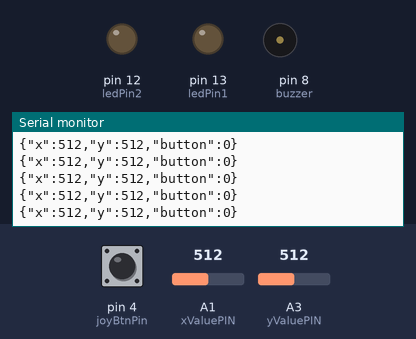
Recording of a sketch running on a simulated Arduino Uno, built for the host (arithmetic inside an expression is 32-bit, double 64-bit). Shown: output pins drawn as LEDs (lit = HIGH), buzzer (waves = sounding, pin HIGH), the last lines printed to the serial monitor. Inputs (shaded band) come from the test bench; at power-on: A1 (xValuePIN) = 512, A3 (yValuePIN) = 512, pin 4 (joyBtnPin) HIGH.

Above: at 1.2 s.
1.3 s: A1 (xValuePIN) set to 108
At 2.0 s:
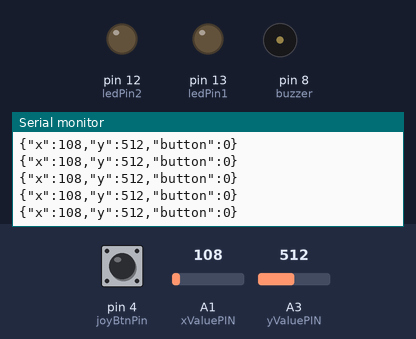
4.3 s: A1 (xValuePIN) set to 89
At 4.9 s:
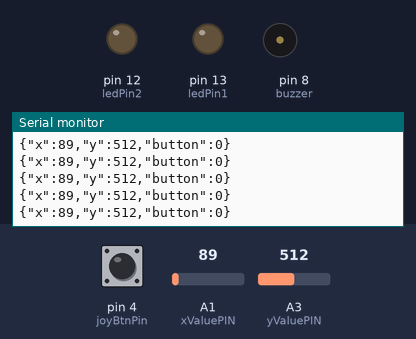
7.3 s: A3 (yValuePIN) set to 109
At 8.0 s:
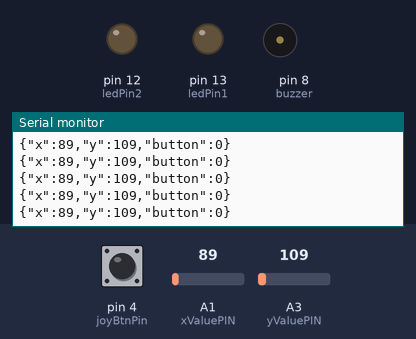
10.3 s: A3 (yValuePIN) set to 92
At 10.9 s:
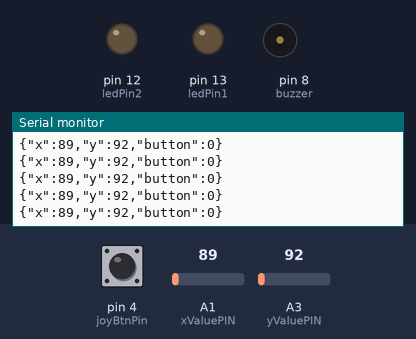
Timing chart, 0 to 13.3 s (numbered marks = the images above; inputs shaded):
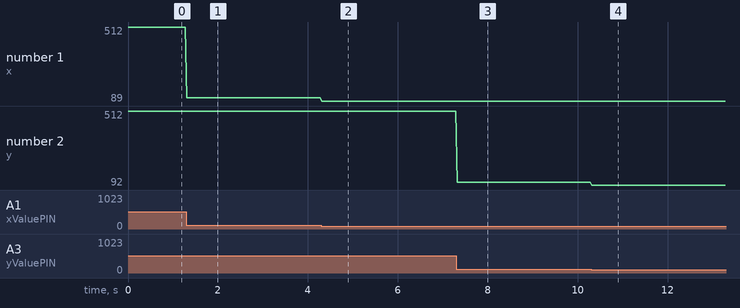

Measured:
- after the input at 1.3 s, the serial monitor: prints a new line at once (image 1)
- after the input at 4.3 s, the serial monitor: prints a new line at once (image 2)
- after the input at 7.3 s, the serial monitor: prints a new line at once (image 3)
- after the input at 10.3 s, the serial monitor: prints a new line at once (image 4)
- plotted number 1: 512 → 108 after the input at 1.3 s, 108 → 89 after the input at 4.3 s
- plotted number 2: 512 → 109 after the input at 7.3 s, 109 → 92 after the input at 10.3 s

The sketch:

BugSquishControllerCode.ino
```cpp
#include <Arduino_JSON.h>

const int xValuePIN = A1;  // Analog pin connected to the X axis of the Joystick
const int yValuePIN = A3;  // Analog pin connected to the Y axis of the Joystick
const int joyBtnPin = 4;   // Digital pin connected to the button
const int buzzer = 8;      // Buzzer connected to Arduino pin 9
const int ledPin1 = 13;    // LED connected to Arduino pin 13
const int ledPin2 = 12;    // LED connected to Arduino pin 12

int playerScore = 0;       // Declare player score variable
int previousScore = 0; // Track previous score

void setup() {
  Serial.begin(9600);      // Setup Serial communication at 9600 baud rate
  pinMode(joyBtnPin, INPUT_PULLUP); // Set joyBtnPin as INPUT with internal pull-up resistor
  pinMode(buzzer, OUTPUT); // Set buzzer - pin 9 as an output
  pinMode(ledPin1, OUTPUT); // Set ledPin1 - pin 13 as an output
  pinMode(ledPin2, OUTPUT); // Set ledPin2 - pin 12 as an output
}

void loop() {
  // Read the X and Y values from the Joystick
  int JoyStickX = analogRead(xValuePIN);
  int JoyStickY = analogRead(yValuePIN);

  // Read the button state (inverted due to pull-up resistor)
  int buttonState = !digitalRead(joyBtnPin);

  // Reading score from Serial input
  if (Serial.available() > 0) {
    String jsonString = Serial.readStringUntil("\n");
    if (jsonString != '\n') {
      JSONVar serialInput = JSON.parse(jsonString);

      if (JSON.typeof(serialInput) == "undefined") {
        Serial.println("JSON parsing failed!");
      } else {
        playerScore = (int) serialInput["score"]; // Set player score from the serial input
      }
    }
  }

  // Create JSON object to store sensor data
  JSONVar sensorData;
  sensorData["x"] = JoyStickX;  // Add the X value to the JSON object
  sensorData["y"] = JoyStickY;  // Add the Y value to the JSON object
  sensorData["button"] = buttonState;  // Add the button state to the JSON object

  // Convert JSON object to a string
  String jsonString = JSON.stringify(sensorData);

  // Send the JSON string over the serial connection
  Serial.println(jsonString);

  // Call the buzzer function if the player score increases
  if (playerScore > previousScore) {
    ringBuzzer();
    // flashLights(); // Flash the two lights on pins 13 and 12
    previousScore = playerScore;

  }

  // delay(20); // Add a small delay to prevent overwhelming the serial connection
}

// Function to control the buzzer
void ringBuzzer () {
  digitalWrite(buzzer, HIGH);  // Turn on the buzzer
  delay(40);  // Delay for 0.5 seconds
  digitalWrite(buzzer, LOW);  // Turn off the buzzer
}

// Function to flash the two lights briefly
void flashLights() {
  digitalWrite(ledPin1, HIGH); // Turn on LED on pin 13
  digitalWrite(ledPin2, HIGH); // Turn on LED on pin 12
  delay(50); // Delay for 0.1 seconds

  // Turn off the LED on pin 12 after 100 milliseconds
  digitalWrite(12, LOW);
  delay(100);

  // Turn on the LED on pin 13 for 100 milliseconds
  digitalWrite(13, HIGH);
  delay(100);

  // Turn off the LED on pin 13 after 100 milliseconds
  digitalWrite(13, LOW);
  delay(100);
}
```
